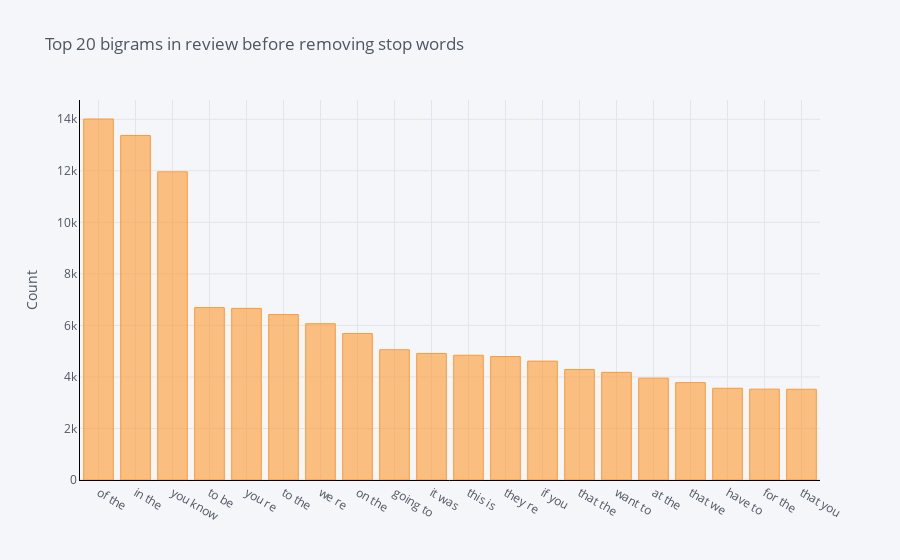

The code cell stored with this chart in its notebook:
### Markdown cell above
## The distribution of top bigrams before removing stop words

### Code cell
def get_top_n_bigram(corpus, n=None):
    vec = CountVectorizer(ngram_range=(2, 2)).fit(corpus)
    bag_of_words = vec.transform(corpus)
    sum_words = bag_of_words.sum(axis=0) 
    words_freq = [(word, sum_words[0, idx]) for word, idx in vec.vocabulary_.items()]
    words_freq =sorted(words_freq, key = lambda x: x[1], reverse=True)
    return words_freq[:n]
common_words = get_top_n_bigram(df['text'], 20)
df3 = pd.DataFrame(common_words, columns = ['text' , 'count'])
df3
df3.groupby('text').sum()['count'].sort_values(ascending=False).iplot(
    kind='bar', yTitle='Count', linecolor='black', title='Top 20 bigrams in review before removing stop words')

### Figure 1 — Plotly figure (JSON) as saved in the notebook; plotly's stock layout.template omitted (floating-point values rounded to 4 significant figures)
{"data": [{"marker": {"color": "rgba(255, 153, 51, 0.6)", "line": {"color": "rgba(255, 153, 51, 1.0)", "width": 1}}, "name": "count", "orientation": "v", "text": "", "type": "bar", "x": ["of the", "in the", "you know", "to be", "you re", "to the", "we re", "on the", "going to", "it was", "this is", "they re", "if you", "that the", "want to", "at the", "that we", "have to", "for the", "that you"], "y": [14010, 13371, 11960, 6691, 6661, 6420, 6065, 5684, 5055, 4911, 4841, 4791, 4614, 4286, 4177, 3953, 3779, 3560, 3526, 3522]}], "layout": {"legend": {"bgcolor": "#F5F6F9", "font": {"color": "#4D5663"}}, "paper_bgcolor": "#F5F6F9", "plot_bgcolor": "#F5F6F9", "title": {"font": {"color": "#4D5663"}, "text": "Top 20 bigrams in review before removing stop words"}, "xaxis": {"gridcolor": "#E1E5ED", "linecolor": "black", "showgrid": true, "tickfont": {"color": "#4D5663"}, "title": {"font": {"color": "#4D5663"}, "text": ""}, "zerolinecolor": "#E1E5ED"}, "yaxis": {"gridcolor": "#E1E5ED", "linecolor": "black", "showgrid": true, "tickfont": {"color": "#4D5663"}, "title": {"font": {"color": "#4D5663"}, "text": "Count"}, "zerolinecolor": "#E1E5ED"}}}
